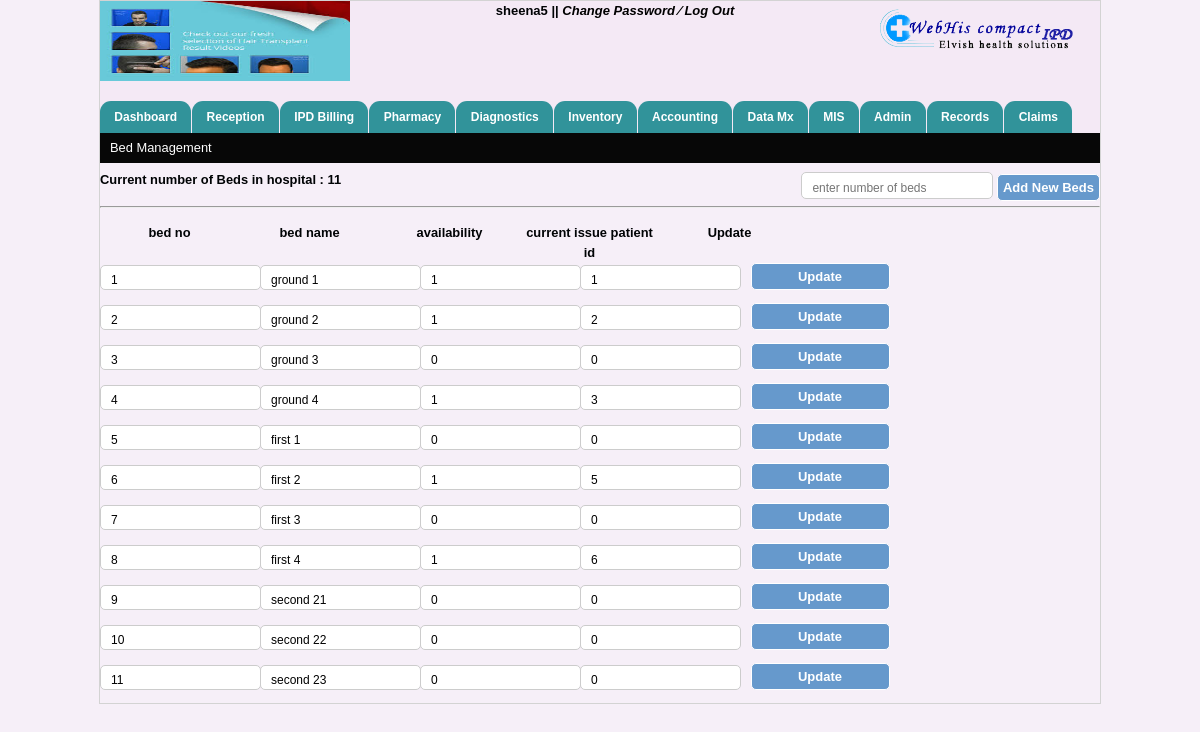
The page /Admin_beds.php (signed in) on the database its author committed.
### tables this page shows
CREATE TABLE IF NOT EXISTS `hospitals_info` (
  `hospital_name` varchar(40) NOT NULL,
  `hospital_add` varchar(40) NOT NULL,
  `hospital_email` varchar(40) NOT NULL,
  `hospital_helpline` int(40) NOT NULL,
  `hospital_fax` int(40) NOT NULL,
  `reception_no` varchar(100) NOT NULL,
  `ambulance_no` varchar(100) NOT NULL,
  `emergency_no` varchar(100) NOT NULL,
  `logo_path` varchar(200) NOT NULL,
  `img_path` varchar(200) NOT NULL
);

CREATE TABLE IF NOT EXISTS `beds_master_table` (
  `bed_id` int(11) NOT NULL AUTO_INCREMENT,
  `no_of_bed` varchar(11) NOT NULL,
  `availability` int(11) NOT NULL DEFAULT '0',
  `p_id` int(11) NOT NULL,
  PRIMARY KEY (`bed_id`)
);

### Admin_beds.php (the view, shortened to what this page needs)
<?php
include("header.php");
	include("menubar.php");
?>
<div style="height:20px; margin-bottom:2px; color:#FFF;" class="miscel_charge">Bed Management</div>
<form method="post" action="add_bed.php">
	<div style="padding:5px 0px;">
	<div style="float:left; width:50%; font-weight:900">
Current number of Beds in hospital   : <?php $num=mysql_query("select COUNT(no_of_bed) from beds_master_table "); $numval=mysql_fetch_array($num); echo  " $numval[0] ";  ?>
</div>
<div style="float:right; width:50%; text-align:right">
<input type="text" name="no_of_bed" placeholder="enter number of beds"/>
<input type="submit" name="sub_no_of_bed" class="btn" value="Add New Beds">
</div>
</div>
</form>
<hr>
	<div class="l_ft w_idth"><strong>bed no</strong></div>
<div class="l_ft w_idth"><strong>bed name</strong></div>
<div class="l_ft w_idth"><strong>availability</strong></div>
<div class="l_ft w_idth"><strong>current issue patient id</strong></div>
<div class="l_ft w_idth"><strong>Update</strong></div>
<table class="l_ft w_idth" align="left">
<?php
$sumquery=mysql_query("select * from beds_master_table ");
while($grand=mysql_fetch_array($sumquery))
{
?>
<form  method="post">
<div  class="consult_head">
<div class="l_ft" style="width:160px;"><input type="text" name="bed_id" value="<?php echo $grand['bed_id']; ?>" /></div>
<div class="l_ft" style="width:160px;"><input type="text" name="no_of_bed" value="<?php echo $grand['no_of_bed']; ?>"/></div>
<div class="l_ft" style="width:160px;"><input type="text" name="availability" value="<?php echo $grand['availability']; ?>" /></div>
<div class="l_ft" style="width:160px;"><input type="text" name="p_id" value="<?php echo $grand['p_id']; ?>" /></div>
<div class="l_ft" style="width:160px; text-align:center"><input type="submit" value="Update" name="naveen" class="btn" /></div>
</div>
</form>
<?php
}
?>

### header.php (shortened to what this page needs)
<!DOCTYPE html PUBLIC "-//W3C//DTD XHTML 1.0 Transitional//EN" "http://www.w3.org/TR/xhtml1/DTD/xhtml1-transitional.dtd">
<html xmlns="http://www.w3.org/1999/xhtml">
<head>
    <link rel="stylesheet" href="includes1/searchStyle.css" type="text/css">
    <link rel="stylesheet" href="includes2/searchStyle.css" type="text/css">
    <link rel="stylesheet" href="includesConsumable/searchStyle.css" type="text/css">
    <link rel="stylesheet" href="includesMedicine/searchStyle.css" type="text/css">
    <link rel="stylesheet" href="includesAd/searchStyle.css" type="text/css">
    <link rel="stylesheet" href="includesCo/searchStyle.css" type="text/css">
	<link rel="stylesheet" href="patient-css.css" type="text/css">
    <link rel="stylesheet" href="includesOt/searchStyle.css" type="text/css">
    <link rel="stylesheet" href="includesIp/searchStyle.css" type="text/css">
    <link rel="stylesheet" href="includesCoP/searchStyle.css" type="text/css">
    <link rel="stylesheet" href="includesVp/searchStyle.css" type="text/css">
    <link rel="stylesheet" href="includesVpP/searchStyle.css" type="text/css">
    <link rel="stylesheet" href="includesD/searchStyle.css" type="text/css">
    <link rel="stylesheet" href="includesDs/searchStyle.css" type="text/css">
    <link rel="stylesheet" href="includesR/searchStyle.css" type="text/css">
    <link rel="stylesheet" href="includesDi/searchStyle.css" type="text/css">
<link rel="stylesheet" type="text/css" href="css/doc.css" />
<link rel="stylesheet" type="text/css" href="css/jquery.timeentry.css" />
<link rel="stylesheet" type="text/css" href="css/jquery.timepicker.css" />
<link rel="stylesheet" type="text/css" href="css/jquey-ui.css" />
<link rel="stylesheet" type="text/css" href="css/login-code.css" />
<link rel="stylesheet" type="text/css" href="css/mainstyle.css" />
<link rel="stylesheet" type="text/css" href="css/style_by.css" />
<link rel="stylesheet" type="text/css" href="css/tabcode.css" />
<link rel="stylesheet" type="text/css" href="css/tab-code.css" />
<link rel="stylesheet" type="text/css" href="css/patient-css.css" />
</head>
<body>
<div id="container">
	<div id="header" style="background:rgba(243, 232, 245, 0.67); width:1000px;">
    	<div id="logo_side">
        	<?php
				$data=mysql_query("select * from hospitals_info");
				$info=mysql_fetch_array($data);
                                echo '<img src="'.$info['logo_path'].'" height="100"/>';
                                ?>
        </div>
        	<div class="welcome" style="width:530px;">
            <span id="sign">
                <?php echo $_SESSION['uname']; echo $_SESSION['uid'];  ?> ||
            	<a href="#">Change Password </a>
                <a href="#">&frasl;</a>
                <a href="log_out.php" onclick="disableBackButton()">Log Out</a>
             </span>
            </div>
        <div id="sign_in_up">
             <div id="power_by"><img src="image/logo.png" align="left"/></div>
        </div>
    </div>

### includesConsumable/searchStyle.css (style rules this page uses)
body { font-family:Arial, Helvetica, sans-serif; font-size:11px; color:000; }

### includesCo/searchStyle.css (style rules this page uses)
body { font-family:Arial, Helvetica, sans-serif; font-size:11px; color:000; }

### patient-css.css (style rules this page uses)
table { border-collapse: collapse; border-spacing: 0; }
table { width: 100%; background-color: transparent; }

### includesOt/searchStyle.css (style rules this page uses)
body { font-family:Arial, Helvetica, sans-serif; font-size:11px; color:000; }

### includesIp/searchStyle.css (style rules this page uses)
body { font-family:Arial, Helvetica, sans-serif; font-size:11px; color:000; }

### includesCoP/searchStyle.css (style rules this page uses)
body { font-family:Arial, Helvetica, sans-serif; font-size:11px; color:000; }

### includesVp/searchStyle.css (style rules this page uses)
body { font-family:Arial, Helvetica, sans-serif; font-size:11px; color:000; }

### includesVpP/searchStyle.css (style rules this page uses)
body { font-family:Arial, Helvetica, sans-serif; font-size:11px; color:000; }

### includesD/searchStyle.css (style rules this page uses)
body { font-family:Arial, Helvetica, sans-serif; font-size:11px; color:000; }

### includesDs/searchStyle.css (style rules this page uses)
body { font-family:Arial, Helvetica, sans-serif; font-size:11px; color:000; }

### includesR/searchStyle.css (style rules this page uses)
body { font-family:Arial, Helvetica, sans-serif; font-size:11px; color:000; }

### includesDi/searchStyle.css (style rules this page uses)
body { font-family:Arial, Helvetica, sans-serif; font-size:11px; color:000; }

### css/doc.css (style rules this page uses)
body { margin:0; padding:0; font-size:80.5%; font-family:Arial,'Lucida sans unicode'; line-height:20px; text-align:left; width:100%; color:#000305; }
* { margin:0px; padding:0px; }
a { text-decoration:none; }
table { empty-cells:show; }
div, table, h1, h2, h3, h4, h5, h6, span, tr, td, img, form { margin:0px; padding:0px; border:none; }
.l_ft { float:left; }
.l_ft input { width:139px; }
.w_idth { width:139px; margin-right:1px; text-align:center; padding-top:15px; }
.consult_head { height:40px; }
.consult_head input[ type="text"] { height:20px; }
#container { margin:0px auto; padding:0px; width:1000px; border:1px solid lightgray; }
#container #header { height:85px; width:1000px; margin:0 auto; }
#container #header #logo_side { width:25%; float:left; }
.welcome { float:left; width:55%; text-align:center; }
#container #header #logo_side img { width:150px; height:80px; margin-top:0px; padding:0px; }
#container #header #sign_in_up { width:20%; float:left; margin-top:0.5%; }

### css/login-code.css (style rules this page uses)
input[type="text"],input[type="password"],input[type="date"] { width: 170px; height: 25px; padding: 5px 10px 0px 10px; margin:2px 0 0px 0; background:#FFF; border-radius: 5px; -moz-border-radius: 5px; -webkit-border-radius: 5px; font-family:Arial, Arial, Helvetica, sans-serif; font-size: 14px; color:#000; border:1px solid #CCC; }

### css/mainstyle.css (style rules this page uses)
body { background:rgba(243, 232, 245, 0.67); margin:0px; padding:0px width:100%; }
html { width:100%; }
* { margin:0px; padding:0px; }
* { font:Georgia, "Times New Roman", Times, serif }

### css/style_by.css (style rules this page uses)
* { margin:0px; padding:0px; }
a { text-decoration:none; }
table { empty-cells:show; }
div, table, h1, h2, h3, h4, h5, h6, span, tr, td, img, form { margin:0px; padding:0px; border:none; }
.l_ft { float:left; }
.l_ft input { width:139px; }
.w_idth { width:139px; margin-right:1px; text-align:center; padding-top:15px; }
.consult_head { height:40px; }
.consult_head input[type="text"] { height:18px; }
#container { margin:0px auto; padding:0px; width:1000px; border:1px solid lightgray; }
#container #header { height:100px; width:1000px; margin:0 auto; }
#container #header #logo_side { width:25%; float:left; }
.welcome { float:left; width:55%; text-align:center; font-weight:700; font-size:13px; }
.welcome #sign a { color:#000; font-style:italic }
#container #header #logo_side img { width:100%; }
#container #header #sign_in_up { width:20%; float:left; margin-top:0.5%; }
.btn { background:#6699cc; color:#FFFFFF !important; font-size:13px; padding:5px; cursor:pointer; border:1px solid #FFF; border-radius:5px; font-weight:700; }
input[type="text"] { height:20px; border:1px solid #CCC; border-radius:5px; font-size:12px; font-weight:300; }
.miscel_charge { padding:5px 1%; background:#070707; }

### rows shown on the page
hospitals_info: logo_path (picture)
beds_master_table: bed_id "1", no_of_bed "ground 1", availability "1", p_id "1"
beds_master_table: bed_id "2", no_of_bed "ground 2", availability "1", p_id "2"
beds_master_table: bed_id "3", no_of_bed "ground 3", availability "0", p_id "0"
beds_master_table: bed_id "4", no_of_bed "ground 4", availability "1", p_id "3"
beds_master_table: bed_id "5", no_of_bed "first 1", availability "0", p_id "0"
beds_master_table: bed_id "6", no_of_bed "first 2", availability "1", p_id "5"
beds_master_table: bed_id "7", no_of_bed "first 3", availability "0", p_id "0"
beds_master_table: bed_id "8", no_of_bed "first 4", availability "1", p_id "6"
beds_master_table: bed_id "9", no_of_bed "second 21", availability "0", p_id "0"
beds_master_table: bed_id "10", no_of_bed "second 22", availability "0", p_id "0"
beds_master_table: bed_id "11", no_of_bed "second 23", availability "0", p_id "0"

### other values the page prints
$_SESSION['uname'] "sheena"
$_SESSION['uid'] "5"
$numval[0] "11"
